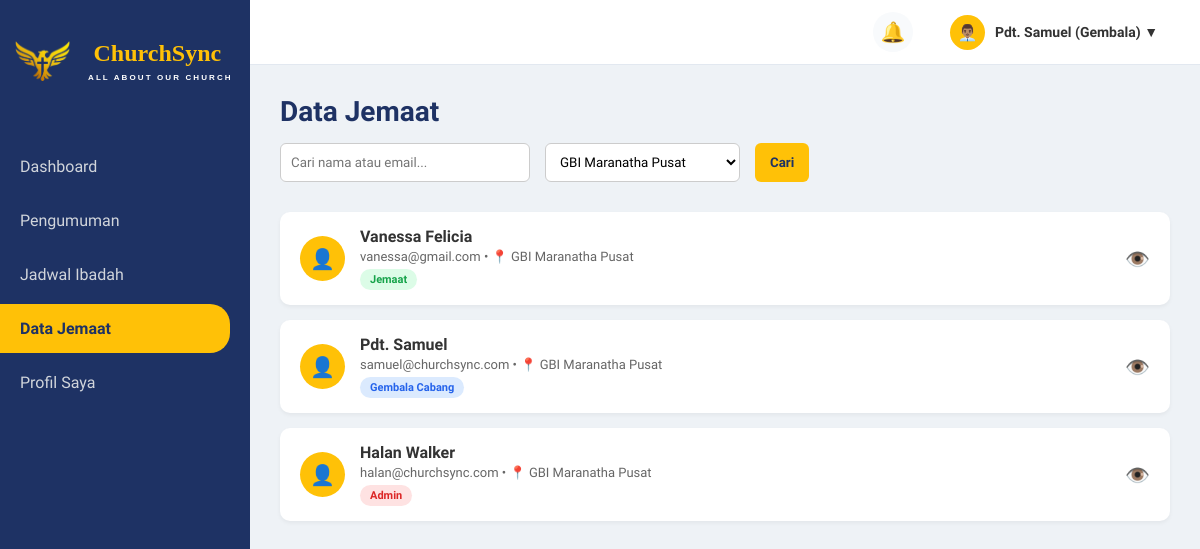
The page /gembala/data_jemaat_gembala.php?id_cabang=1 (signed in) on the database as committed earlier.
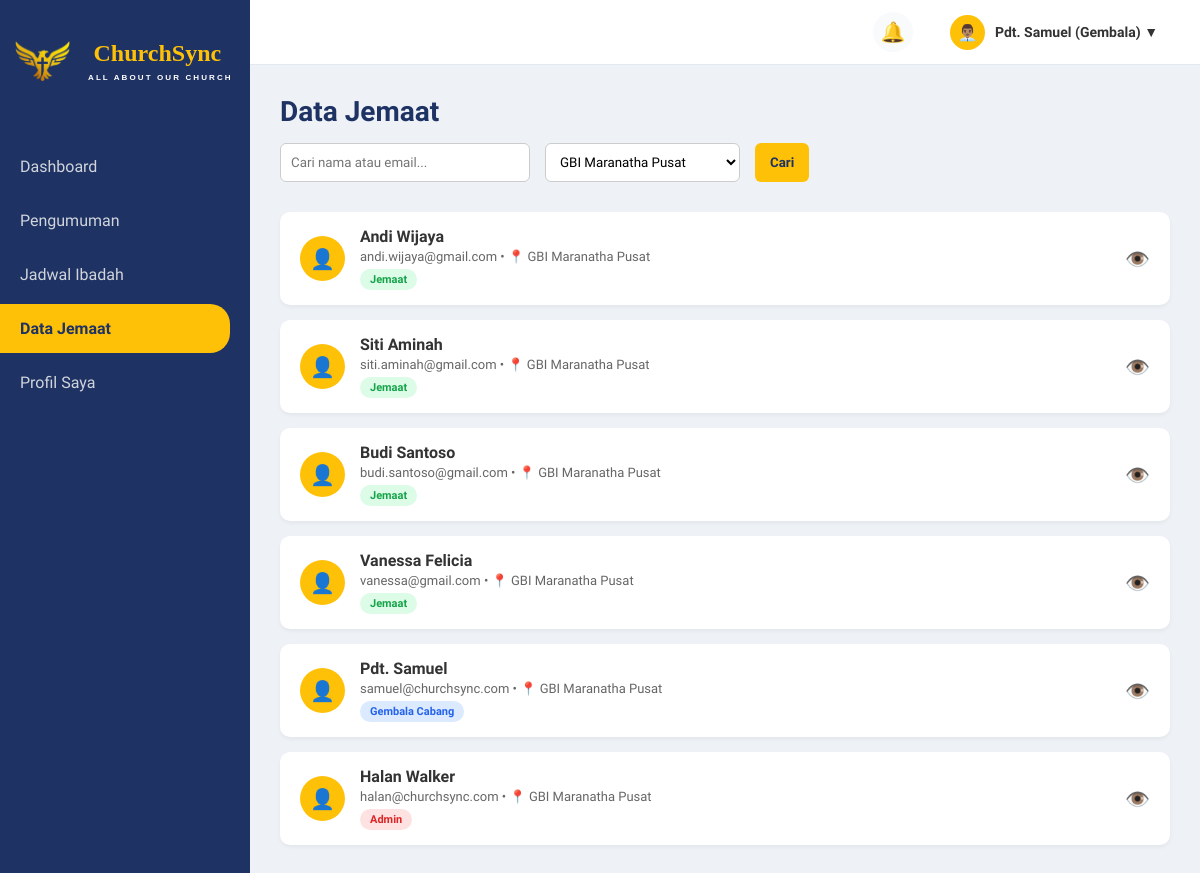
The same page on the database as committed later.
### tables this page shows
CREATE TABLE `jemaat` (
  `id_jemaat` int(20) NOT NULL AUTO_INCREMENT,
  `nama_lengkap` varchar(100) NOT NULL,
  `tanggal_lahir` date NOT NULL,
  `no_telp` varchar(100) NOT NULL,
  `alamat` varchar(255) NOT NULL,
  `email` varchar(100) NOT NULL,
  `password` varchar(100) NOT NULL,
  `role` enum('jemaat','gembala_cabang','admin') NOT NULL,
  `id_cabang` int(11) NOT NULL,
  PRIMARY KEY (`id_jemaat`),
  KEY `fk_jemaat_cabang` (`id_cabang`),
  CONSTRAINT `fk_jemaat_cabang` FOREIGN KEY (`id_cabang`) REFERENCES `cabang_gereja` (`id_cabang`)
);

CREATE TABLE `cabang_gereja` (
  `id_cabang` int(5) NOT NULL AUTO_INCREMENT,
  `nama_cabang` varchar(100) NOT NULL,
  `alamat_cabang` varchar(255) NOT NULL,
  `id_gembala` int(11) DEFAULT NULL,
  PRIMARY KEY (`id_cabang`)
);

### gembala/data_jemaat_gembala.php (the view, shortened to what this page needs)
<?php
include '../koneksi.php';
$id_cabang_filter = $_GET['id_cabang'] ?? '';
$search = $_GET['search'] ?? '';
$where = [];
if ($id_cabang_filter != '') {
    $id = mysqli_real_escape_string($conn, $id_cabang_filter);
    $where[] = "j.id_cabang = '$id'";
}
$where_sql = !empty($where) ? "WHERE " . implode(" AND ", $where) : "";
$query_jemaat = mysqli_query($conn, "
    SELECT j.*, c.nama_cabang
    FROM jemaat j
    LEFT JOIN cabang_gereja c ON j.id_cabang = c.id_cabang
    $where_sql
    ORDER BY j.id_jemaat DESC
");
$query_cabang = mysqli_query($conn, "SELECT * FROM cabang_gereja ORDER BY nama_cabang");
?>
<!DOCTYPE html>
<html lang="en">
<head>
    <link rel="stylesheet" href="../style.css">
</head>
<body>
    <div class="sidebar">
        <div class="sidebar-logo">
            <img src="../uploads/churchsync-logo.png" alt="Logo ChurchSync">
            <div class="logo-text-wrapper">
                ChurchSync
                <span>
                    ALL ABOUT OUR CHURCH
                </span>
            </div>
        </div>
        <nav>
            <a href="dashboard_gembala.php" class="nav-link">Dashboard</a>
            <a href="pengumuman_gembala.php" class="nav-link">Pengumuman</a>
            <a href="../admin/jadwal_admin_up.php" class="nav-link">Jadwal Ibadah</a>
            <a href="data_jemaat_gembala.php" class="nav-link active">Data Jemaat</a>
            <a href="profil_gembala.php" class="nav-link">Profil Saya</a>
        </nav>
    </div>
    <div class="content-wrapper">
        <div class="top-navbar">
            <div class="navbar-right">
                <?php include '../widget_notif.php'; ?>
                <div class="user-profile-dropdown" onclick="toggleDropdown()">
                    <div class="nav-avatar">👨🏽‍💼</div>
                    <div class="nav-user-name"><?= $_SESSION['nama_lengkap'] ?? 'Gembala'; ?> (Gembala) ▼</div>
                </div>
            </div>
        </div>
        <div class="content-wrapper">
            <div class="main-content">
                <div class="header-toolbar">
                    <div class="page-title">
                        <h2>Data Jemaat</h2>
                        <div class="toolbar-actions">
                            <form method="GET" style="display: flex; gap: 15px;">
                                <input type="text" name="search" class="search-box"
                                    placeholder="Cari nama atau email..."
                                    value="<?= htmlspecialchars($search); ?>">
                                <select name="id_cabang" class="filter-box" onchange="this.form.submit()">
                                    <?php while ($cabang = mysqli_fetch_assoc($query_cabang)) { ?>
                                        <option value="<?= $cabang['id_cabang']; ?>"
                                            <?= ($id_cabang_filter == $cabang['id_cabang']) ? 'selected' : ''; ?>>
                                            <?= $cabang['nama_cabang']; ?>
                                        </option>
                                    <?php } ?>
                                </select>
                                <button type="submit" class="btn-add" style="padding: 10px 15px;">Cari</button>
                            </form>
                        </div>
                    </div>
                </div>
                <div class="list-container">
                    <?php while ($row = mysqli_fetch_assoc($query_jemaat)) { ?>
                        <div class="list-item">
                            <div class="item-info">
                                <div class="avatar">👤</div>
                                <div class="item-text">
                                    <h4><?= htmlspecialchars($row['nama_lengkap']); ?></h4>
                                    <p>
                                        <?= $row['email']; ?>
                                        • 📍 <?= $row['nama_cabang'] ? htmlspecialchars($row['nama_cabang']) : 'Belum ada cabang'; ?>
                                    </p>
                                    <?php
                                    $role = $row['role'];
                                    if ($role == 'admin') {
                                        $bg = '#fee2e2';
                                        $color = '#dc2626';
                                    } elseif ($role == 'gembala_cabang') {
                                        $bg = '#dbeafe';
                                        $color = '#2563eb';
                                    } else {
                                        $bg = '#dcfce7';
                                        $color = '#16a34a';
                                    }
                                    ?>
                                    <span style="
                                        display:inline-block;
                                        margin-top:5px;
                                        background:<?= $bg ?>;
                                        color:<?= $color ?>;
                                        padding:4px 10px;
                                        border-radius:20px;
                                        font-size:11px;
                                        font-weight:600;
                                    ">
                                        <?= ucwords(str_replace('_', ' ', strtolower($role))); ?>
                                    </span>
                                </div>
                            </div>
                            <button class="btn-view"
                                onclick="viewJemaat(
                                '<?= addslashes($row['nama_lengkap']); ?>',
                                '<?= htmlspecialchars($row['no_telp']); ?>',
                                '<?= htmlspecialchars($row['tanggal_lahir']); ?>',
                                '<?= addslashes($row['alamat']); ?>',
                                '<?= htmlspecialchars($row['email']); ?>',
                                '<?= addslashes($row['nama_cabang']); ?>'
                            )">👁️</button>
                        </div>
                    <?php } ?>
                </div>
            </div>
        </div>
</body>
</html>

### widget_notif.php (shortened to what this page needs)
<div class="noti-container">
    <div class="noti-icon" onclick="toggleNotif(event)">
        🔔
    </div>
</div>

### style.css (style rules this page uses)
:root { --primary-blue: #1e3264; --primary-yellow: #ffc107; --bg-light: #eef2f6; --card-bg: #ffffff; --text-dark: #333; --text-gray: #666; --tag-important: #dc3545; --tag-activity: #17a2b8; --tag-worship: #28a745; }
* { margin: 0; padding: 0; box-sizing: border-box; font-family: 'Plus Jakarta Sans', sans-serif; }
body { display: flex; background-color: var(--bg-light); height: 100vh; }
.sidebar { width: 250px; background-color: var(--primary-blue); color: white; display: flex; flex-direction: column; padding: 20px 0; }
.sidebar-logo { text-align: center; font-size: 24px; font-weight: bold; color: var(--primary-yellow); margin-bottom: 40px; }
.sidebar-logo span { display: block; font-size: 12px; color: #ccc; font-weight: normal; }
.nav-link { padding: 15px 20px; color: #d1d5db; text-decoration: none; display: block; transition: 0.3s; margin-bottom: 5px; }
.nav-link:hover, .nav-link.active { background-color: var(--primary-yellow); color: var(--primary-blue); font-weight: bold; border-radius: 0 20px 20px 0; margin-right: 20px; }
.main-content { flex: 1; padding: 30px; overflow-y: auto; }
.content-wrapper { flex: 1; display: flex; flex-direction: column; height: 100vh; overflow: hidden; }
.top-navbar { height: 65px; background-color: #ffffff; display: flex; justify-content: flex-end; align-items: center; padding: 0 30px; border-bottom: 1px solid #e2e8f0; flex-shrink: 0; }
.navbar-right { display: flex; align-items: center; gap: 25px; }
.noti-icon { font-size: 20px; cursor: pointer; position: relative; user-select: none; }
.user-profile-dropdown { position: relative; display: flex; align-items: center; gap: 12px; cursor: pointer; padding: 6px 12px; border-radius: 8px; transition: 0.3s; user-select: none; }
.nav-avatar { width: 35px; height: 35px; background-color: var(--primary-yellow); border-radius: 50%; display: flex; align-items: center; justify-content: center; font-size: 16px; }
.nav-user-name { font-size: 14px; font-weight: 600; color: var(--text-dark); }
.sidebar-logo { display: flex; align-items: center; gap: 12px; padding: 20px 15px; }
.sidebar-logo img { width: 55px; height: auto; flex-shrink: 0; }
.logo-text-wrapper { font-family: Georgia, serif; font-size: 24px; font-weight: bold; color: #ffc107; }
.logo-text-wrapper span { margin-top: 6px; font-family: Arial, sans-serif; font-size: 8px; font-weight: 600; color: white; letter-spacing: 2.1px; text-transform: uppercase; margin-left: 6px; }

### gembala/data_jemaat_gembala.php (style rules this page uses)
.user-profile-dropdown { position: relative; display: flex; align-items: center; gap: 10px; cursor: pointer; }
.header-toolbar { display: flex; justify-content: space-between; align-items: flex-start; margin-bottom: 30px; }
.page-title h2 { color: var(--primary-blue); font-size: 28px; }
.toolbar-actions { display: flex; gap: 15px; margin-top: 15px; }
.search-box { padding: 10px; border: 1px solid #ccc; border-radius: 6px; width: 250px; }
.filter-box { padding: 10px; border: 1px solid #ccc; border-radius: 6px; background: white; }
.btn-add { background-color: var(--primary-yellow); color: var(--primary-blue); border: none; padding: 10px 20px; border-radius: 6px; font-weight: bold; cursor: pointer; }
.list-container { display: flex; flex-direction: column; gap: 15px; }
.list-item { background: white; padding: 15px 20px; border-radius: 10px; display: flex; align-items: center; justify-content: space-between; box-shadow: 0 2px 4px rgba(0, 0, 0, 0.05); }
.item-info { display: flex; align-items: center; gap: 15px; }
.avatar { width: 45px; height: 45px; background: var(--primary-yellow); border-radius: 50%; display: flex; align-items: center; justify-content: center; font-size: 20px; }
.item-text h4 { color: var(--text-dark); margin-bottom: 3px; }
.item-text p { color: var(--text-gray); font-size: 13px; }
.btn-view { background: none; border: none; font-size: 20px; cursor: pointer; color: var(--primary-blue); }

### widget_notif.php (style rules this page uses)
.noti-container { position: relative; display: inline-block; }
.noti-icon { cursor: pointer; display: flex; align-items: center; justify-content: center; width: 40px; height: 40px; border-radius: 50%; background: #f8fafc; transition: 0.3s; position: relative; }

Rows that differ between the two databases and show on the page:
added jemaat: nama_lengkap "Andi Wijaya", email "andi.wijaya@gmail.com", id_cabang.nama_cabang "GBI Maranatha Pusat", role "Jemaat"
added jemaat: nama_lengkap "Siti Aminah", email "siti.aminah@gmail.com", id_cabang.nama_cabang "GBI Maranatha Pusat", role "Jemaat"
added jemaat: nama_lengkap "Budi Santoso", email "budi.santoso@gmail.com", id_cabang.nama_cabang "GBI Maranatha Pusat", role "Jemaat"
